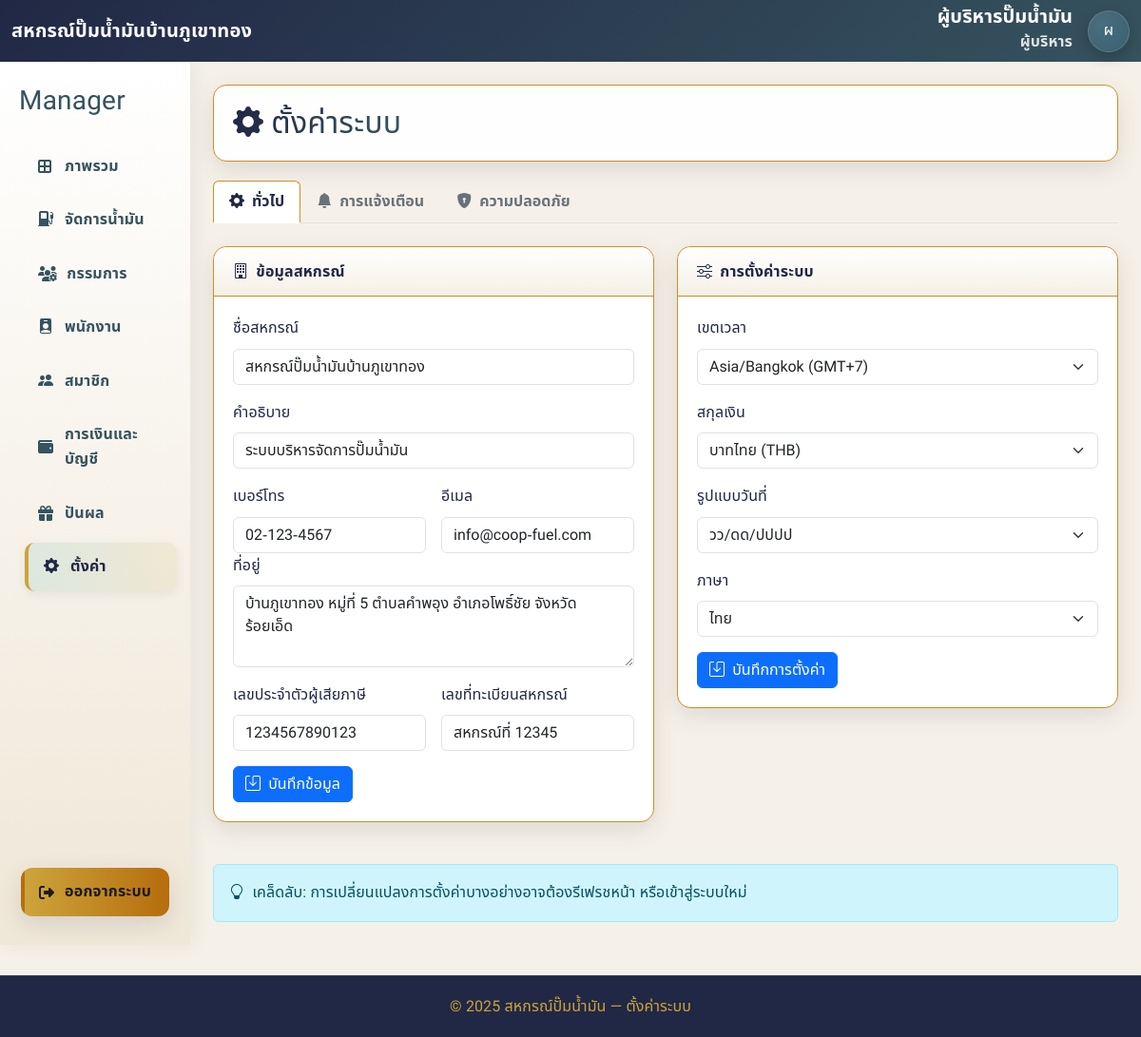
Page /manager/setting.php (signed in) on the committed database.
### tables this page shows
CREATE TABLE `app_settings` (
  `key` varchar(64) NOT NULL,
  `json_value` json NOT NULL,
  `updated_at` timestamp NULL DEFAULT CURRENT_TIMESTAMP ON UPDATE CURRENT_TIMESTAMP
);

CREATE TABLE `users` (
  `id` bigint UNSIGNED NOT NULL,
  `username` varchar(64) NOT NULL,
  `email` varchar(60) DEFAULT NULL,
  `full_name` varchar(150) NOT NULL,
  `phone` varchar(13) DEFAULT NULL,
  `password_hash` varchar(255) NOT NULL,
  `is_active` tinyint(1) NOT NULL DEFAULT '1',
  `last_login_at` datetime DEFAULT NULL,
  `created_at` datetime NOT NULL DEFAULT CURRENT_TIMESTAMP,
  `updated_at` datetime NOT NULL DEFAULT CURRENT_TIMESTAMP ON UPDATE CURRENT_TIMESTAMP,
  `role` varchar(255) NOT NULL
);

### manager/setting.php (the view, shortened to what this page needs)
<?php
function load_settings(PDO $pdo, string $key, array $defaults): array {
  $st = $pdo->prepare("SELECT json_value FROM app_settings WHERE `key`=:k LIMIT 1");
  $st->execute([':k'=>$key]);
  $row = $st->fetch(PDO::FETCH_ASSOC);
  $data = json_decode($row['json_value'] ?? '{}', true);
  return array_replace_recursive($defaults, $data);
}
try {
  $current_name = $_SESSION['full_name'] ?? 'ผู้บริหาร';
  $current_role = $_SESSION['role'] ?? 'guest';
  $st = $pdo->prepare("SELECT full_name, role FROM users WHERE id=:id LIMIT 1");
  $st->execute([':id' => $_SESSION['user_id']]);
  if ($u = $st->fetch(PDO::FETCH_ASSOC)) {
    $current_name = $u['full_name'] ?: $current_name;
    $current_role = $u['role'] ?: $current_role;
  }
} catch (Throwable $e) {
  header('Location: /index/login.php?err=เกิดข้อผิดพลาดของระบบ'); exit();
}
$system_defaults = [
  'site_name' => 'สหกรณ์ปั๊มน้ำมันบ้านภูเขาทอง',
  'site_subtitle' => 'ระบบบริหารจัดการปั๊มน้ำมัน',
  'contact_phone' => '02-123-4567',
  'contact_email' => 'info@coop-fuel.com',
  'address' => '123 ถนนมิตรภาพ ตำบลในเมือง อำเภอเมือง จังหวัดขอนแก่น 40000',
  'tax_id' => '1234567890123',
  'registration_number' => 'สหกรณ์ที่ 12345',
  'timezone' => 'Asia/Bangkok',
  'currency' => 'THB',
  'date_format' => 'd/m/Y',
  'language' => 'th'
];
$system_settings        = load_settings($pdo, 'system_settings',        $system_defaults);
$site_name     = $system_settings['site_name'] ?? 'สหกรณ์ปั๊มน้ำมันบ้านภูเขาทอง';
$role_th_map = [
  'admin'=>'ผู้ดูแลระบบ', 'manager'=>'ผู้บริหาร',
  'employee'=>'พนักงาน',   'member'=>'สมาชิกสหกรณ์',
  'committee'=>'กรรมการ'
];
$current_role_th = $role_th_map[$current_role] ?? 'ผู้ใช้งาน';
$avatar_text = mb_substr($current_name, 0, 1, 'UTF-8');
?>
<!DOCTYPE html>
<html lang="th">
<head>
  <link href="https://cdn.jsdelivr.net/npm/bootstrap@5.3.2/dist/css/bootstrap.min.css" rel="stylesheet" />
  <link href="https://cdn.jsdelivr.net/npm/bootstrap-icons@1.11.3/font/bootstrap-icons.css" rel="stylesheet" />
  <link rel="stylesheet" href="https://cdnjs.cloudflare.com/ajax/libs/font-awesome/6.5.2/css/all.min.css" />
  <link rel="stylesheet" href="../assets/css/admin_dashboard.css" />
</head>
<body>
<nav class="navbar navbar-dark bg-primary">
  <div class="container-fluid">
    <div class="d-flex align-items-center gap-2">
      <a class="navbar-brand" href="#"><?= htmlspecialchars($site_name) ?></a>
    </div>
    <div class="d-flex align-items-center gap-3 ms-auto">
      <div class="nav-identity text-end d-none d-sm-block">
        <div class="nav-name"><?= htmlspecialchars($current_name) ?></div>
        <div class="nav-sub"><?= htmlspecialchars($current_role_th) ?></div>
      </div>
      <a href="profile.php" class="avatar-circle text-decoration-none"><?= htmlspecialchars($avatar_text) ?></a>
    </div>
  </div>
</nav>
<div class="container-fluid">
  <div class="row">
    <aside class="col-lg-2 d-none d-lg-flex flex-column sidebar py-4">
      <div class="side-brand mb-3"><h3><span>Manager</span></h3></div>
      <nav class="sidebar-menu flex-grow-1">
        <a href="manager_dashboard.php"><i class="fa-solid fa-border-all"></i>ภาพรวม</a>
        <a href="inventory.php"><i class="bi bi-fuel-pump-fill"></i>จัดการน้ำมัน</a>
        <a href="committee.php"><i class="fas fa-users-cog"></i> กรรมการ</a>
        <a href="employee.php"><i class="bi bi-person-badge-fill"></i>พนักงาน</a>
        <a href="member.php"><i class="bi bi-people-fill"></i> สมาชิก</a>
        <a href="finance.php"><i class="fa-solid fa-wallet"></i> การเงินและบัญชี</a>
        <a href="dividend.php"><i class="fa-solid fa-gift"></i> ปันผล</a>
        <a class="active" href="setting.php"><i class="bi bi-gear-fill"></i> ตั้งค่า</a>
      </nav>
      <a class="logout" href="/index/logout.php"><i class="fa-solid fa-right-from-bracket"></i>ออกจากระบบ</a>
    </aside>
    <main class="col-lg-10 p-4">
      <div class="main-header">
        <h2><i class="bi bi-gear-fill"></i> ตั้งค่าระบบ</h2>
      </div>
      <ul class="nav nav-tabs mb-4" id="settingTab" role="tablist">
        <li class="nav-item" role="presentation">
          <button class="nav-link active" id="general-tab" data-bs-toggle="tab" data-bs-target="#general-panel" type="button" role="tab">
            <i class="bi bi-gear-fill me-2"></i>ทั่วไป
          </button>
        </li>
        <li class="nav-item" role="presentation">
          <button class="nav-link" id="notifications-tab" data-bs-toggle="tab" data-bs-target="#notifications-panel" type="button" role="tab">
            <i class="bi bi-bell-fill me-2"></i>การแจ้งเตือน
          </button>
        </li>
        <li class="nav-item" role="presentation">
          <button class="nav-link" id="security-tab" data-bs-toggle="tab" data-bs-target="#security-panel" type="button" role="tab">
            <i class="bi bi-shield-lock-fill me-2"></i>ความปลอดภัย
          </button>
        </li>
      </ul>
      <div class="tab-content" id="settingTabContent">
        <div class="tab-pane fade show active" id="general-panel" role="tabpanel">
          <div class="row g-4">
            <div class="col-lg-6">
              <div class="setting-section">
                <div class="setting-header">
                  <h6 class="mb-0"><i class="bi bi-building me-2"></i>ข้อมูลสหกรณ์</h6>
                </div>
                <div class="setting-body">
                  <form id="siteInfoForm">
                    <div class="mb-3">
                      <label class="form-label">ชื่อสหกรณ์</label>
                      <input type="text" class="form-control" value="<?= htmlspecialchars($system_settings['site_name']) ?>">
                    </div>
                    <div class="mb-3">
                      <label class="form-label">คำอธิบาย</label>
                      <input type="text" class="form-control" value="<?= htmlspecialchars($system_settings['site_subtitle']) ?>">
                    </div>
                    <div class="row g-3">
                      <div class="col-md-6">
                        <label class="form-label">เบอร์โทร</label>
                        <input type="tel" class="form-control" value="<?= htmlspecialchars($system_settings['contact_phone']) ?>">
                      </div>
                      <div class="col-md-6">
                        <label class="form-label">อีเมล</label>
                        <input type="email" class="form-control" value="<?= htmlspecialchars($system_settings['contact_email']) ?>">
                      </div>
                    </div>
                    <div class="mb-3">
                      <label class="form-label">ที่อยู่</label>
                      <textarea class="form-control" rows="3"><?= htmlspecialchars($system_settings['address']) ?></textarea>
                    </div>
                    <div class="row g-3">
                      <div class="col-md-6">
                        <label class="form-label">เลขประจำตัวผู้เสียภาษี</label>
                        <input type="text" class="form-control" value="<?= htmlspecialchars($system_settings['tax_id']) ?>">
                      </div>
                      <div class="col-md-6">
                        <label class="form-label">เลขที่ทะเบียนสหกรณ์</label>
                        <input type="text" class="form-control" value="<?= htmlspecialchars($system_settings['registration_number']) ?>">
                      </div>
                    </div>
                    <div class="mt-3">
                      <button type="submit" class="btn btn-primary">
                        <i class="bi bi-save me-1"></i> บันทึกข้อมูล
                      </button>
                    </div>
                  </form>
                </div>
              </div>
            </div>
            <div class="col-lg-6">
              <div class="setting-section">
                <div class="setting-header">
                  <h6 class="mb-0"><i class="bi bi-sliders me-2"></i>การตั้งค่าระบบ</h6>
                </div>
                <div class="setting-body">
                  <form id="systemPrefsForm">
                    <div class="mb-3">
                      <label class="form-label">เขตเวลา</label>
                      <select class="form-select">
                        <option value="Asia/Bangkok" selected>Asia/Bangkok (GMT+7)</option>
                      </select>
                    </div>
                    <div class="mb-3">
                      <label class="form-label">สกุลเงิน</label>
                      <select class="form-select">
                        <option value="THB" selected>บาทไทย (THB)</option>
                      </select>
                    </div>
                    <div class="mb-3">
                      <label class="form-label">รูปแบบวันที่</label>
                      <select class="form-select">
                        <option value="d/m/Y" selected>วว/ดด/ปปปป</option>
                      </select>
                    </div>
                    <div class="mb-3">
                      <label class="form-label">ภาษา</label>
                      <select class="form-select">
                        <option value="th" selected>ไทย</option>
                      </select>
                    </div>
                    <div class="mt-3">
                      <button type="submit" class="btn btn-primary">
                        <i class="bi bi-save me-1"></i> บันทึกการตั้งค่า
                      </button>
                    </div>
                  </form>
                </div>
              </div>
            </div>
          </div>
        </div>
      </div>
      <div class="alert alert-info mt-4 mb-0">
        <i class="bi bi-lightbulb me-1"></i>
        เคล็ดลับ: การเปลี่ยนแปลงการตั้งค่าบางอย่างอาจต้องรีเฟรชหน้า หรือเข้าสู่ระบบใหม่
      </div>
    </main>
  </div>
</div>
<footer class="footer">© <?= date('Y') ?> สหกรณ์ปั๊มน้ำมัน — ตั้งค่าระบบ</footer>
<div class="position-fixed bottom-0 end-0 p-3" style="z-index: 1080">
</div>
</body>
</html>

### assets/css/admin_dashboard.css (style rules this page uses)
:root { --sand:#E2D4B7; --cafe:#513F32; --steel:#68727A; --teal:#36535E; --navy:#212845; --gold:#CCA43B; --mint:#20A39E; --amber:#B66D0D; --choco:#3D2B1F; --font-heading:"Prompt","Noto Sans Thai",system-ui,-apple-system,"Segoe UI",Roboto,"Helvetica Neue",Arial,sans-serif; --font-body:"Noto Sans Thai","Prompt",system-ui,-apple-system,"Segoe UI",Roboto,"Helvetica Neue",Arial,sans-serif; --bg:#F6F1E8; --surface:#ffffff; --surface-glass:rgba(255,255,255,.95); --border:#cc8f26; --radius:14px; --shadow:0 8px 24px rgba(33,40,69,.12); --hover-shadow:0 16px 40px rgba(33,40,69,.18); --ease:all .3s ease; }
* { box-sizing:border-box }
body { font-family:var(--font-body); font-weight:400; letter-spacing:.1px; -webkit-font-smoothing:antialiased; -moz-osx-font-smoothing:grayscale; background:var(--bg); color:var(--navy); margin:0; line-height:1.65; }
h1,h2,h3,h4,h5,h6, .navbar .navbar-brand, .sidebar a, .side-brand span, .main-header h2, .stat-card h5 { font-family:var(--font-heading); letter-spacing:.2px; }
.sidebar { display:flex; flex-direction:column; background:linear-gradient(180deg,#fff,rgba(226,212,183,.35)); min-height:100vh; box-shadow:4px 0 20px rgba(0,0,0,.06); padding-bottom:1rem; }
.side-brand { display:flex; align-items:center; gap:.5rem; color:var(--teal); font-weight:800; margin:0 8px 6px; }
.sidebar-menu { display:flex; flex-direction:column; flex:1 1 auto; }
.sidebar a { display:flex; align-items:center; gap:10px; padding:12px 16px; margin:3px 8px; color:var(--teal); text-decoration:none; font-weight:600; border-left:4px solid transparent; border-radius:10px; transition:var(--ease); position:relative; }
.sidebar a i { min-width:18px }
.sidebar a:hover, .sidebar a.active { background:linear-gradient(90deg,rgba(32,163,158,.12),rgba(204,164,59,.12)); color:var(--navy); border-left-color:var(--gold); box-shadow:0 3px 10px rgba(33,40,69,.08); transform:translateX(6px); }
.sidebar .logout { margin-top:auto; margin:10px 10px 6px; padding:12px 14px; text-align:center; background:linear-gradient(90deg,var(--gold),var(--amber)); color:#1b1b1b; border-radius:12px; font-weight:800; text-decoration:none; box-shadow:var(--shadow); }
.main-header { display:flex; align-items:center; justify-content:space-between; gap:1rem; flex-wrap:wrap; padding:1.25rem; margin-bottom:1.25rem; background:var(--surface-glass); border:1px solid var(--border); border-radius:var(--radius); box-shadow:var(--shadow); }
.main-header h2 { margin:0; background:linear-gradient(90deg,var(--navy),var(--teal)); -webkit-background-clip:text; -webkit-text-fill-color:transparent; }
.footer { background:var(--navy); color:#CCA43B; text-align:center; padding:1.2rem 0; margin-top:2rem; border-top:1px solid rgba(255,255,255,.12); }
.navbar.bg-primary { background:linear-gradient(135deg,var(--navy),var(--teal)) !important; }
.navbar, .navbar * { color:#fff; }
.navbar .navbar-brand { font-weight:700;letter-spacing:.2px }
.btn-nav-circle, .avatar-circle { width:44px;height:44px;border-radius:999px; display:grid;place-items:center; background:radial-gradient(circle at 30% 30%,rgba(255,255,255,.16),rgba(255,255,255,.08)); border:1px solid rgba(255,255,255,.14); color:#fff; box-shadow:0 6px 16px rgba(0,0,0,.20); backdrop-filter:saturate(160%) blur(8px); -webkit-backdrop-filter:saturate(160%) blur(8px); }
.nav-identity .nav-name { color:#fff; font-weight:800; font-size:1.25rem; line-height:1.05; }
.nav-identity .nav-sub { color:rgba(255,255,255,.85); font-weight:600; margin-top:2px; }

### manager/setting.php (style rules this page uses)
.setting-section { border: 1px solid var(--border); border-radius: var(--radius); background: var(--surface); margin-bottom: 20px; box-shadow: var(--shadow); }
.setting-header { background: linear-gradient(180deg,#fff,rgba(226,212,183,.35)); border-radius: var(--radius) var(--radius) 0 0; padding: 1rem 1.25rem; border-bottom: 1px solid var(--border); }
.setting-header h6 { margin-bottom: 0; font-weight: 700; color: var(--navy); }
.setting-body { padding: 1.25rem; }
.nav-tabs .nav-link { color: var(--steel); font-weight: 600; }
.nav-tabs .nav-link.active { color: var(--navy); border-color: var(--border) var(--border) #fff; border-bottom-width: 2px; }

### rows in the picture
app_settings: json_value "สหกรณ์ปั๊มน้ำมันบ้านภูเขาทอง", json_value "ระบบบริหารจัดการปั๊มน้ำมัน", json_value "02-123-4567", json_value "info@coop-fuel.com", json_value "บ้านภูเขาทอง หมู่ที่ 5 ตำบลคำพอุง อำเภอโพธิ์ชัย จังหวัดร้อยเอ็ด", json_value "1234567890123", json_value "สหกรณ์ที่ 12345"
users: full_name "ผู้บริหารปั๊มน้ำมัน", role "ผู้บริหาร", full_name "ผ"
